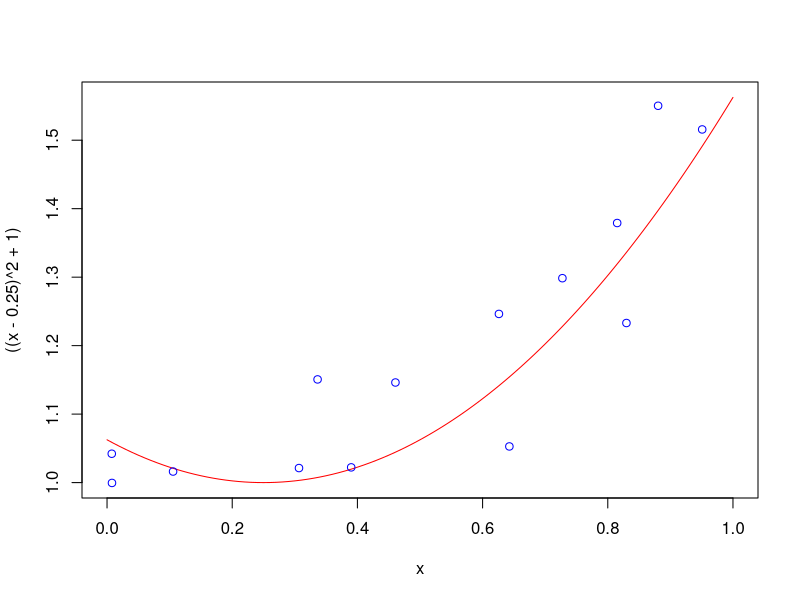
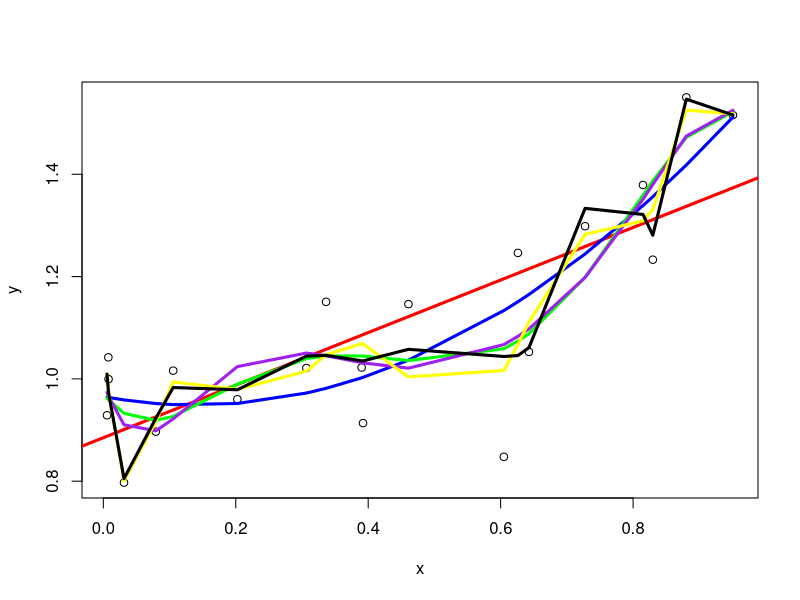

Generate these figures, in order, with R:
# Esempio do overfitting
#Generiamo i dati dal modello quadratico
  #Yi = (Xi − 0.25)^2 + 1 + espilon_i
#dove  epsilon_i ∼ N(0, 0.12)   Xi ∼ U(0, 1)

#Quindi i parametri del modello sono
  #Yi = 1.065 − 0.5Xi + X^2i + epsilon_i

rm(list = ls())

e <- rnorm(20,0,0.1)
x <- runif(20, 0, 1)
y <- ((x-0.25)^2)+1+e
curve(((x-0.25)^2+1), col="red")
points(x,y, col="blue")

mq1 <- lm(y ~ x)
summary(mq1)

mq2 <- update(mq1, .~. + I(x^2))
summary(mq2)

mq3 <- update(mq2, .~. + I(x^3))
summary(mq3)

mq5 <- update(mq3, .~. + I(x^4)+I(x^5))
summary(mq5)

mq7 <- update(mq5, .~. + I(x^6)+I(x^7))
summary(mq7)

mq9 <-update(mq7, .~. + I(x^8)+I(x^9))
summary(mq9)

mq12 <-update(mq9, .~. + I(x^10)+I(x^11)+I(x^12))
summary(mq12)

plot(x,y)
abline(mq1, col="red",lwd=3)
lines(sort(x), fitted(mq2)[order(x)], col='blue', lwd=3)
lines(sort(x), fitted(mq5)[order(x)], col='green',lwd=3)
lines(sort(x), fitted(mq7)[order(x)], col='purple',lwd=3)
lines(sort(x), fitted(mq9)[order(x)], col='yellow',lwd=3)
lines(sort(x), fitted(mq12)[order(x)], col='black', lwd=3)

#guardando il grafico si nota il fenomeno dell'overfitting (troppi parametri usati)

#Alcuni commenti:
#Confrontando i risultati delle varie regressioni polinomiali notiamo che
# • l’indice R2 aumenta con il grado k del polinomio, anche se l’incremento
  # considerevole si ha con k = 2
# • l’indice R2 aggiustato rispetto alla numerosit`a delle variabili aumenta con
#   k = 2 e poi diminuisce
# • la statistica F `e altamente significativa, ma il p- value tende ad aumentare
#   con il grado del polinomio
# • il parametro σ tende ad essere sempre piu` sovrastimato all’aumentare del
#   grado del polinomio
# • confrontando i grafici dei valori stimati si vede chiaramente che aumenta
#   la correttezza della stima di y all’aumentare del grado del polinomio
# • allo stesso tempo, all’aumentare del grado del polinomio esplode la varianza degli stimatori per cui i parametri del modello tendono a risultare non
#   significativi secondo il p-value
